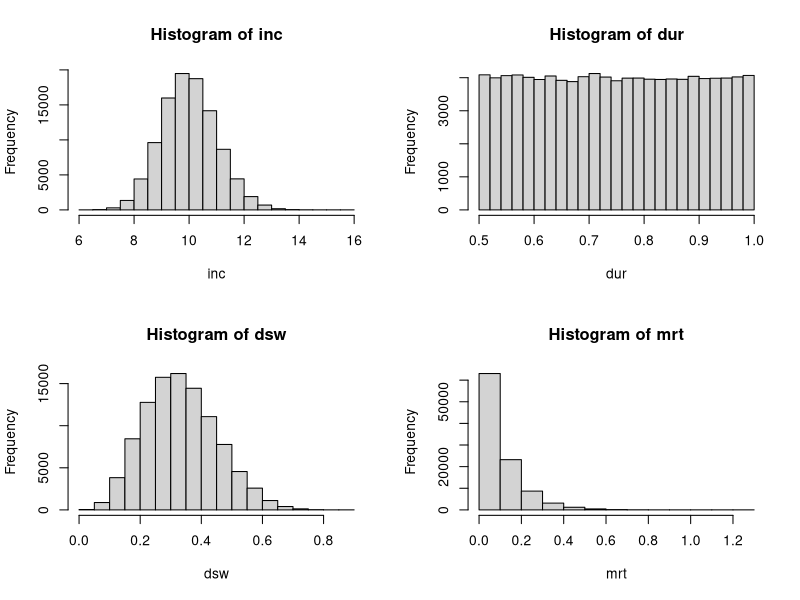
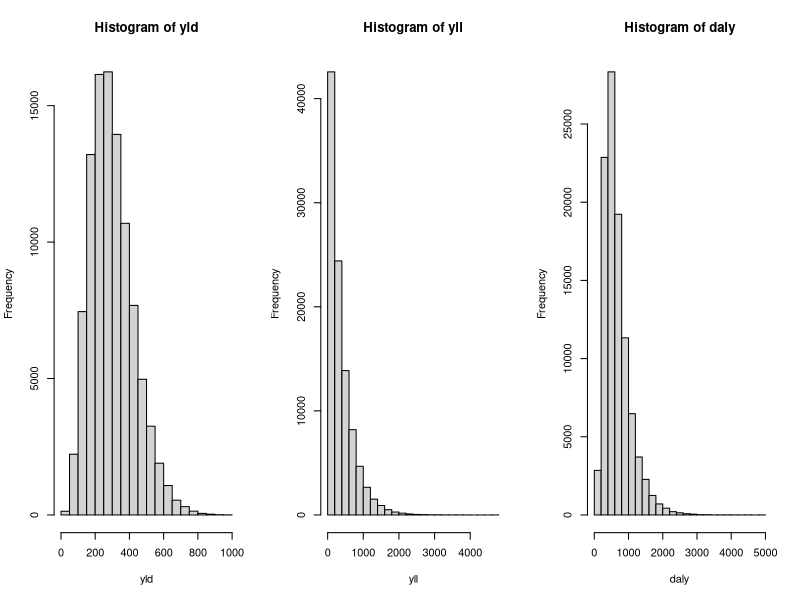

The R script that drew these images, in order:
## ---- chunk 1
## settings
set.seed(123) # allows for reproducibility
n <- 1e5      # number of iterations

## define the probability distributions for the inputs
inc <- rgamma(n, 100, 10) # incidence per 100,000
dur <- runif(n, 0.5, 1)    # duration (in years)
dsw <- rbeta(n, 5, 10)     # disability weight
mrt <- rgamma(n, 1, 10)  # mortality per 100,000

## show the uncertainty distributions
par(mfrow = c(2, 2))
hist(inc)
hist(dur)
hist(dsw)
hist(mrt)

## we will also use some fixed parameters
pop <- 12000000 # total number of people in population (12M)
rle <- 30       # residual life expectancy at age of death

## calculate DALYs
yld <- pop * (inc/100000) * dur * dsw
yll <- pop * (mrt/100000) * rle
daly <- yld + yll

## show resulting uncertainty distributions
par(mfrow = c(1, 3))
hist(yld)
hist(yll)
hist(daly)

## summarize results
mean_ui <-
  function(x, ...) {
    c(mean = mean(x, ...),
      quantile(x, c(0.025, 0.975)))
  }

round(
  rbind(
    YLD = mean_ui(yld),
    YLL = mean_ui(yll),
    DALY = mean_ui(daly)))
## ---- chunk 2
sessionInfo()
